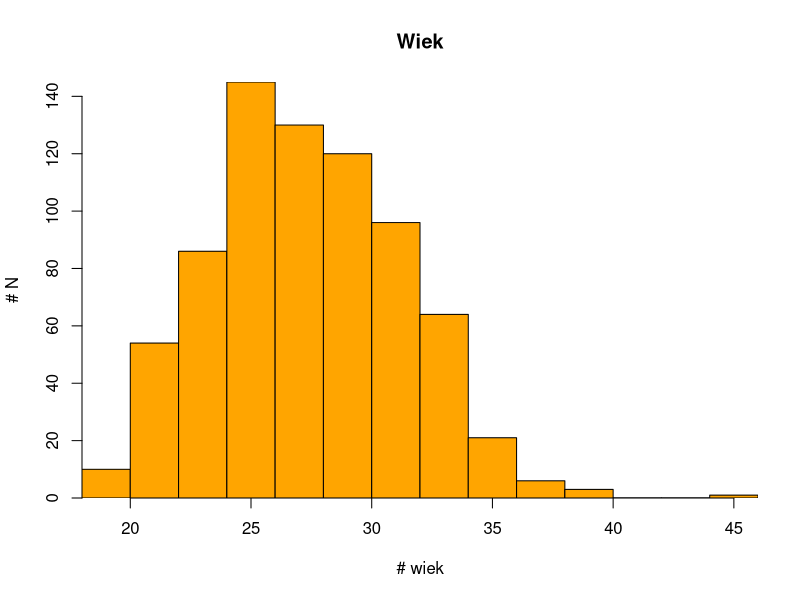
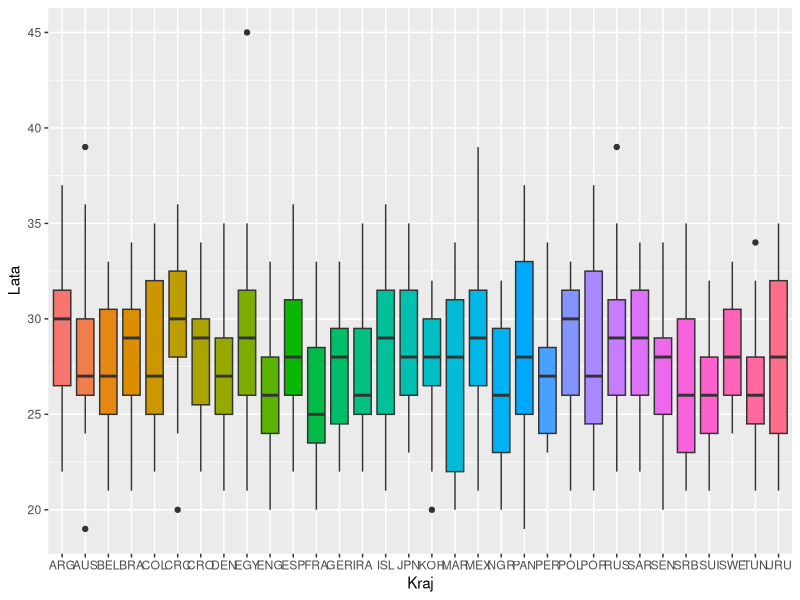
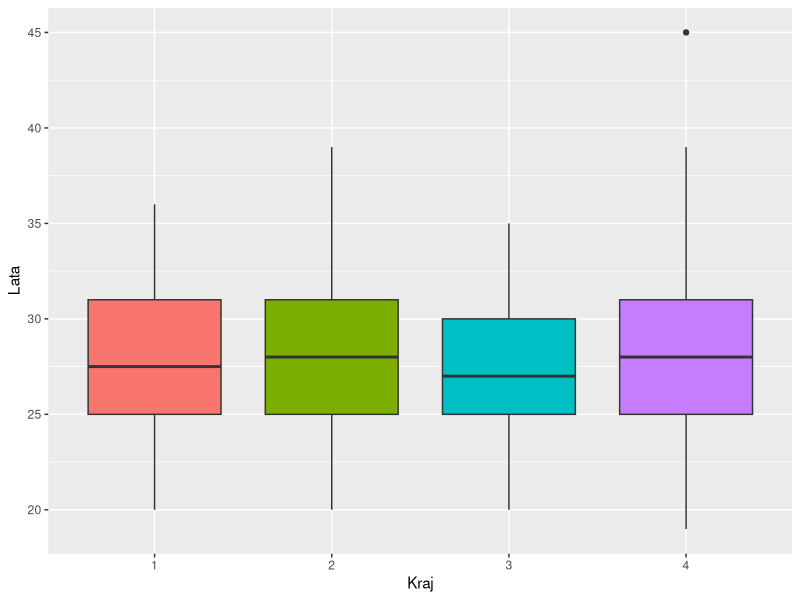
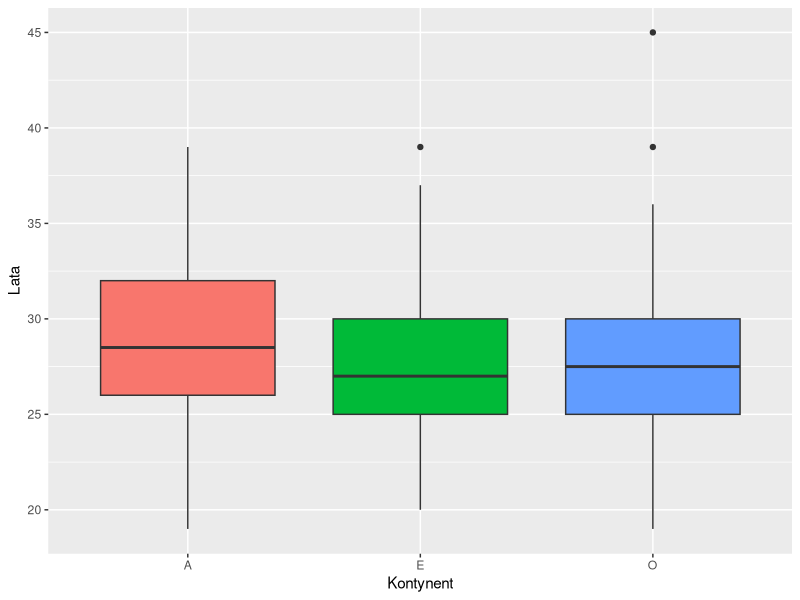
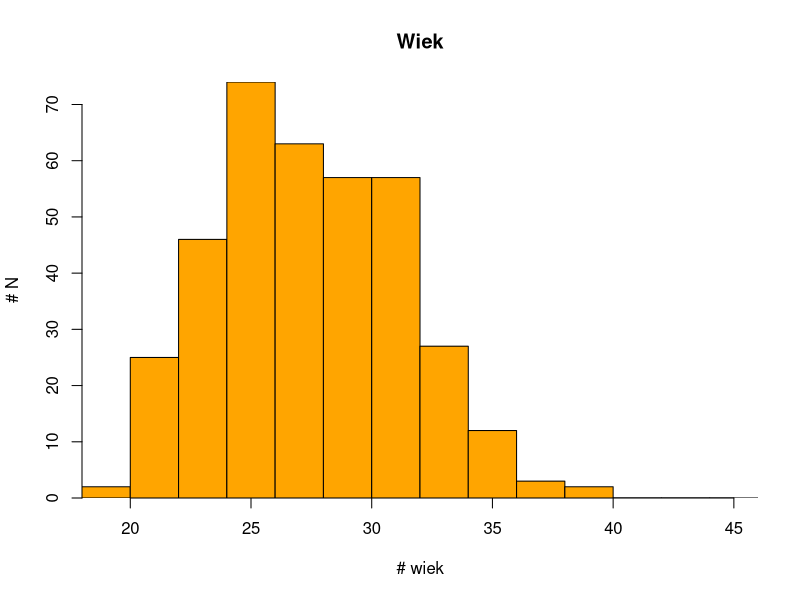
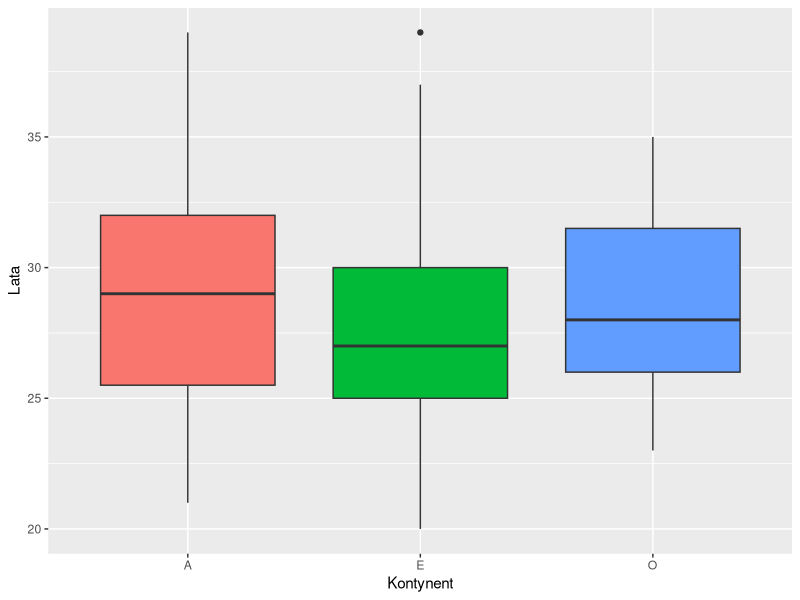
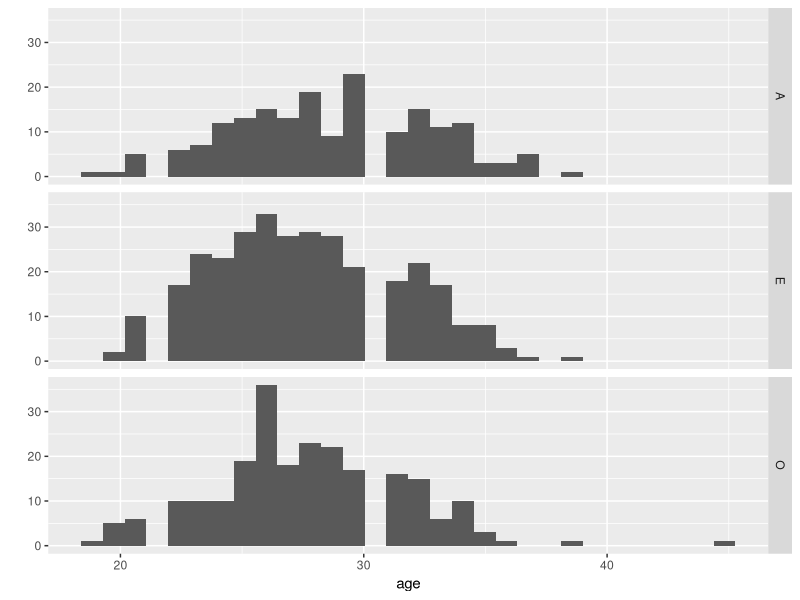
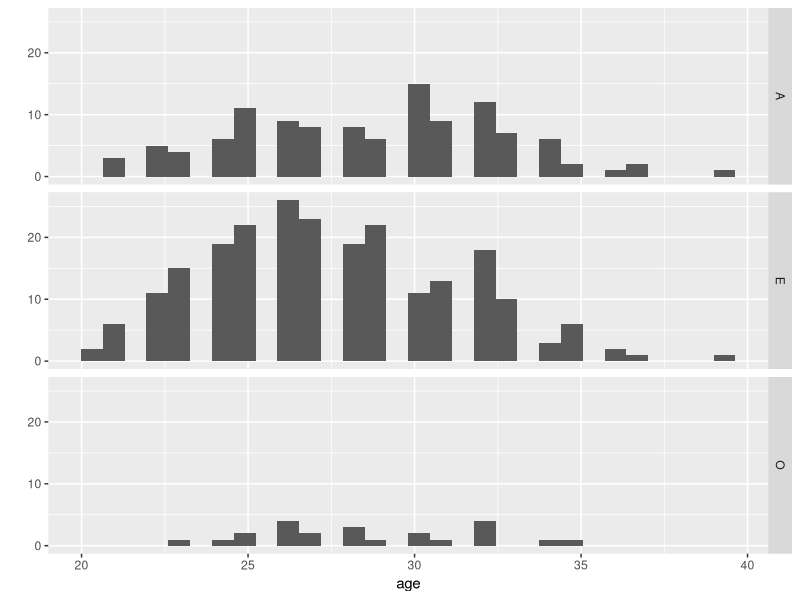

These figures' R source, in order:
require(ggplot2)

d <- read.csv("rus2018x.csv", sep = ';', dec = ",",  header=T, na.string="NA");
c <- read.csv("panstwa.csv", sep = ';', dec = ",",  header=T, na.string="NA");

d["state"] <- d$cityState

hist(d$age, breaks=seq(18, 46, by=2),
       freq=TRUE,col="orange",main="Wiek",
       xlab="# wiek",ylab="# N",yaxs="i",xaxs="i")

ggplot(d, aes(x=d$team, y=age, fill=d$team))  +
   geom_boxplot() +
   ylab("Lata") +
   xlab("Kraj") +
   guides(fill=FALSE) ;


###
d <- merge(d, c, by = "team")


d$perf1

ggplot(d, aes(x=as.factor(d$perf1), y=age, fill=as.factor(d$perf1)))  +
   geom_boxplot() +
   ylab("Lata") +
   xlab("Kraj") +
   guides(fill=FALSE) ;


##ggsave(file="FWC2018.pdf", width=15, height=8)
ggplot(d, aes(x=as.factor(d$continent), y=age, fill=as.factor(d$continent)))  +
   geom_boxplot() +
   ylab("Lata") +
   xlab("Kontynent") +
   guides(fill=FALSE) ;

## 16 która przeszła do drugiej rundy
d2 <- subset (d, (perf1 < 3))
hist(d2$age, breaks=seq(18, 46, by=2),
       freq=TRUE,col="orange",main="Wiek",
       xlab="# wiek",ylab="# N",yaxs="i",xaxs="i")

ggplot(d2, aes(x=as.factor(d2$continent), y=age, fill=as.factor(d2$continent)))  +
   geom_boxplot() +
   ylab("Lata") +
   xlab("Kontynent") +
   guides(fill=FALSE) ;


qplot(age, data=d, geom="histogram", facets=continent ~ .)
qplot(age, data=d2, geom="histogram", facets=continent ~ .)

###
aggregate (d$age, list(Team = d$team), fivenum)
aggregate (d$age, list(Team = d$team), mean)


mean(d$age)
mean(d2$age)

fivenum(d$age)
fivenum(d2$age)

